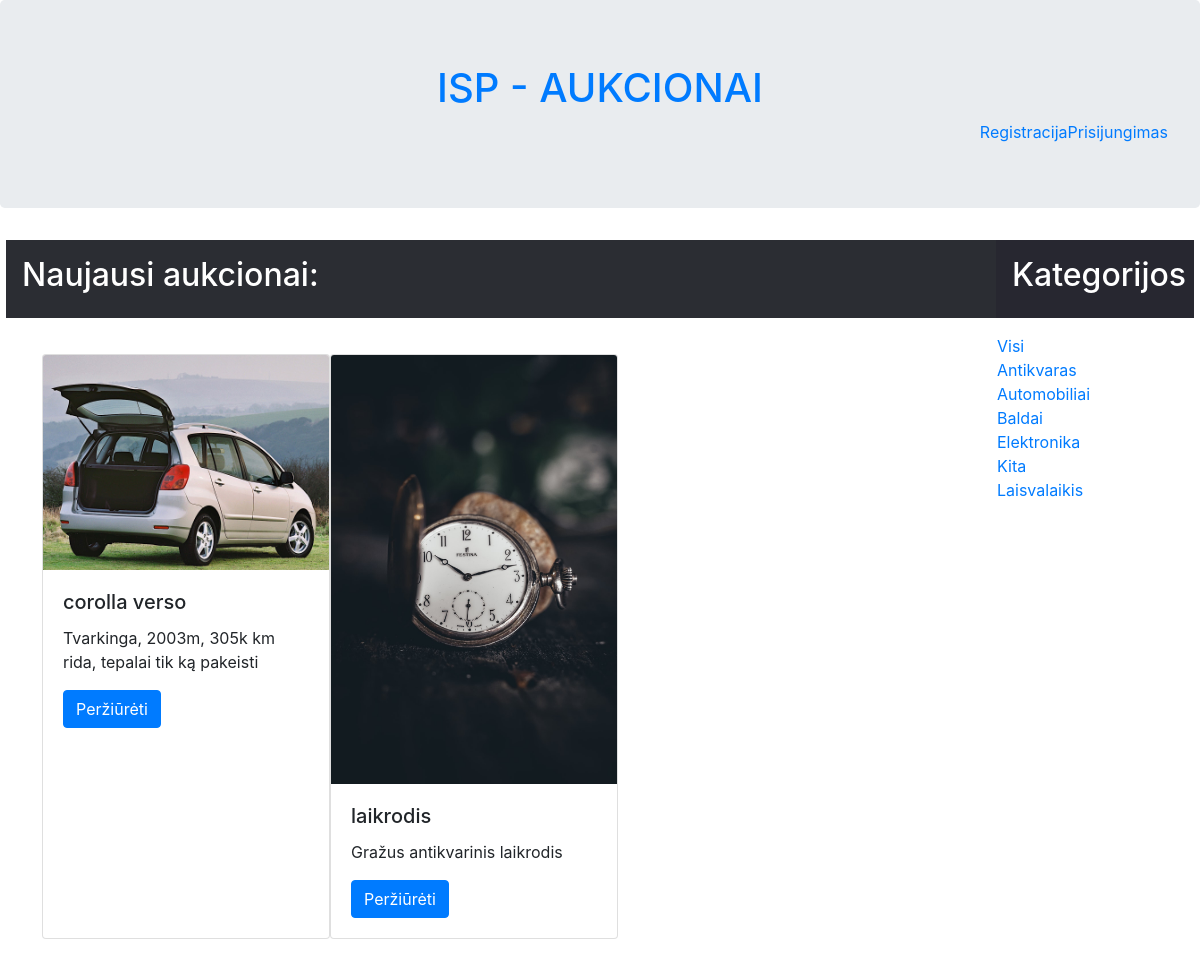
Page /PagrindinisPuslapis.php on the earlier database version.
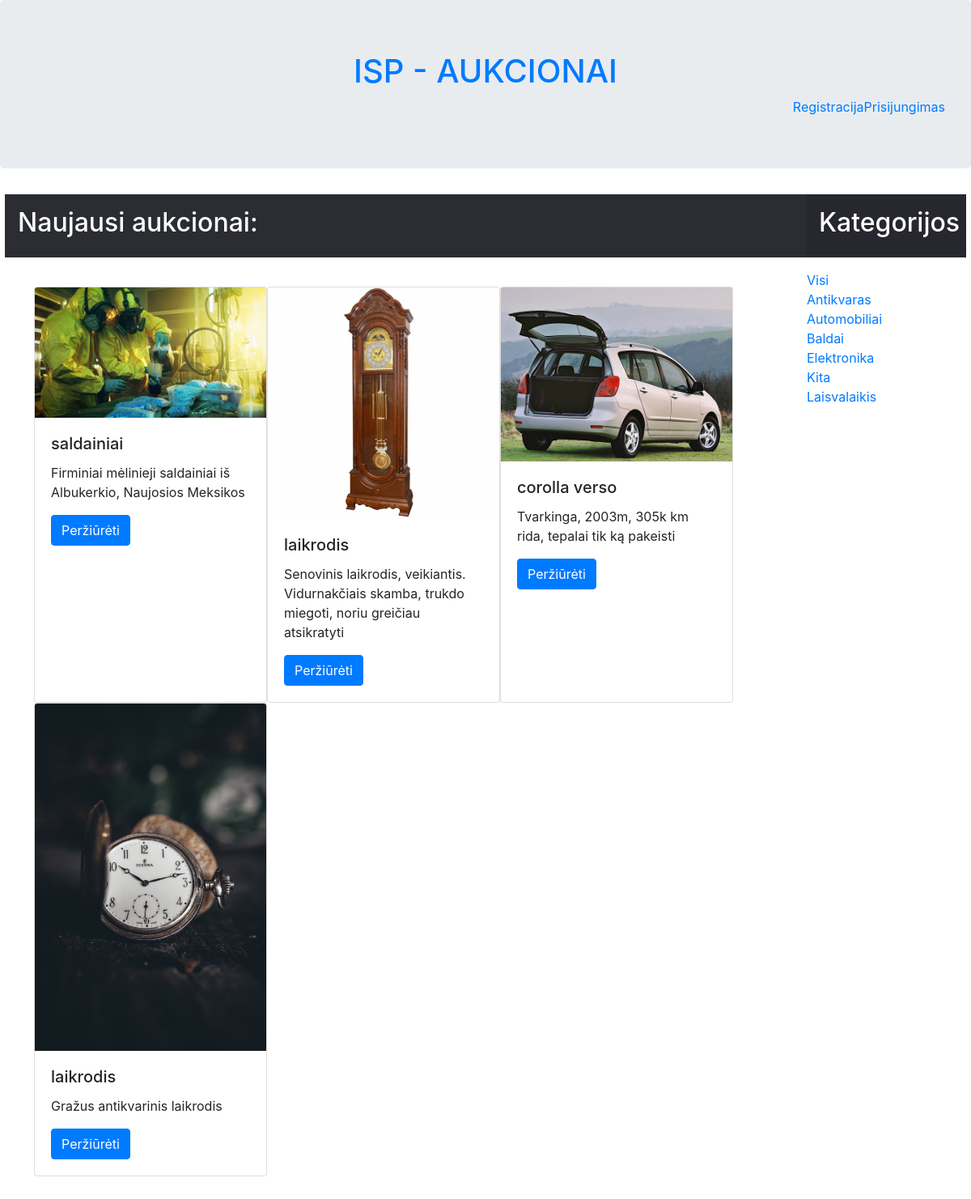
Same page on the later database version.
### tables this page shows
CREATE TABLE `preke` (
  `aprasymas` varchar(255) NOT NULL,
  `data` datetime NOT NULL DEFAULT current_timestamp(),
  `pavadinimas` varchar(64) NOT NULL,
  `kategorija` int(11) NOT NULL,
  `id_Preke` int(11) NOT NULL,
  `fk_Vartotojasid_Vartotojas` int(11) NOT NULL
);

CREATE TABLE `nuotrauka` (
  `pavadinimas` varchar(64) NOT NULL,
  `nuoroda` text NOT NULL,
  `formatas` int(11) NOT NULL,
  `id_Nuotrauka` int(11) NOT NULL,
  `fk_Prekeid_Preke` int(11) NOT NULL
);

CREATE TABLE `kategorija` (
  `id_KATEGORIJA` int(11) NOT NULL,
  `name` varchar(12) NOT NULL
);

### PagrindinisPuslapis.php (the view, shortened to what this page needs)
<!DOCTYPE html>
<html>
    <head>
        <link rel="stylesheet" href="https://cdn.jsdelivr.net/npm/bootstrap@4.6.1/dist/css/bootstrap.min.css">
	</head>
    <body>
	<?php include("header.php");?>
        <div class="container-fluid" style="width:99%">
			<div class="row" >
				<div class="col-10 p-3" style="background-color: #2b2d33;color:white;">
					<h2 >Naujausi aukcionai:</h2>
				</div>
				<div class="col-2 p-3" style="background-color: #272730;color:white;">
					<h2 >Kategorijos</h2>
				</div>
			</div>
            <div class="row">
              <div class="col-10 p-3">
				<div class="content">
					<?php
					$db = mysqli_connect(config::DB_SERVER, config::DB_USERNAME, config::DB_PASSWORD, config::DB_NAME);
					$query = "SELECT *
							  FROM preke
							  INNER JOIN aukcionas ON preke.id_Preke=aukcionas.fk_Prekeid_Preke
							  LEFT JOIN nuotrauka ON preke.id_Preke=nuotrauka.fk_Prekeid_Preke
							  WHERE aukcionas.statusas=4
							  ORDER BY data desc
							  LIMIT 5";
					$result = mysqli_query($db, $query);
					foreach ($result as $item){
						echo "<div class='card' style='width: 18rem; border:1;'>
							  <img src='" . $item['nuoroda'] . "' class='card-img-top' alt='...'>
							  <div class='card-body'>
		                      <h5 class='card-title'>". $item['pavadinimas']."</h5>
		                      <p class='card-text'>".$item['aprasymas']."</p>
		                      <a href='Aukciono_langas.php?id=".$item['id_Aukcionas']."' class='btn btn-primary'>Peržiūrėti</a>
	                          </div>
                              </div>";
}
					?>
				</div>
              </div>
              <div class="col-2 p-3">
			  	<div class='row'><a href='Aukcionu_saraso_langas.php'>Visi</a></div>
				<?php
                $db = mysqli_connect(config::DB_SERVER, config::DB_USERNAME, config::DB_PASSWORD, config::DB_NAME);
                $query = "SELECT * FROM kategorija ORDER BY name ASC";
                $result = mysqli_query($db, $query);
				foreach ($result as $row){
	                echo "<div class='row'><a href='Aukcionu_saraso_langas.php?id=" .$row['id_KATEGORIJA']. "'>" .$row['name']. "</a></div>";
				}
				?>
              </div>
            </div>
          </div>
    </body>
</html>

Differences in the rows shown:
added preke: nuotrauka.nuoroda (picture), nuotrauka.pavadinimas "saldainiai", aprasymas "Firminiai mėlinieji saldainiai iš Albukerkio, Naujosios Meksikos"
added preke: nuotrauka.nuoroda (picture), nuotrauka.pavadinimas "laikrodis", aprasymas "Senovinis laikrodis, veikiantis. Vidurnakčiais skamba, trukdo miegoti, noriu greičiau atsikratyti"
